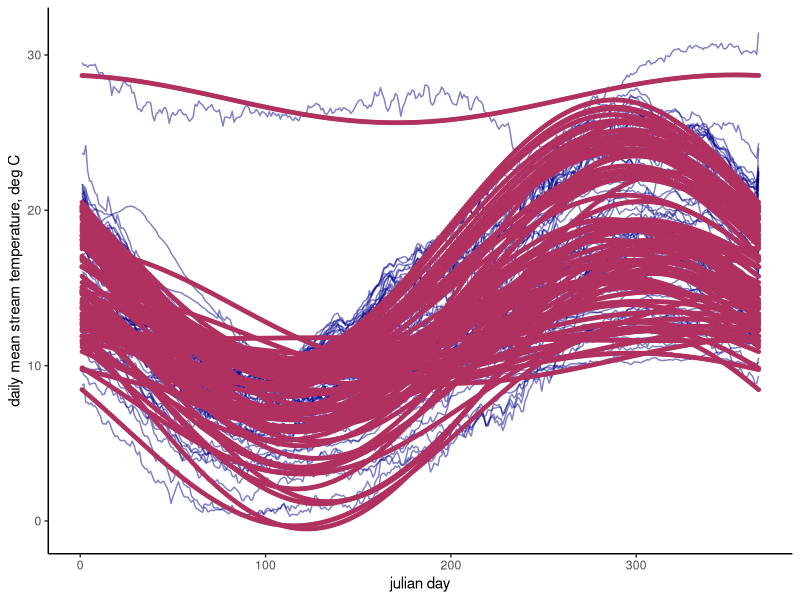
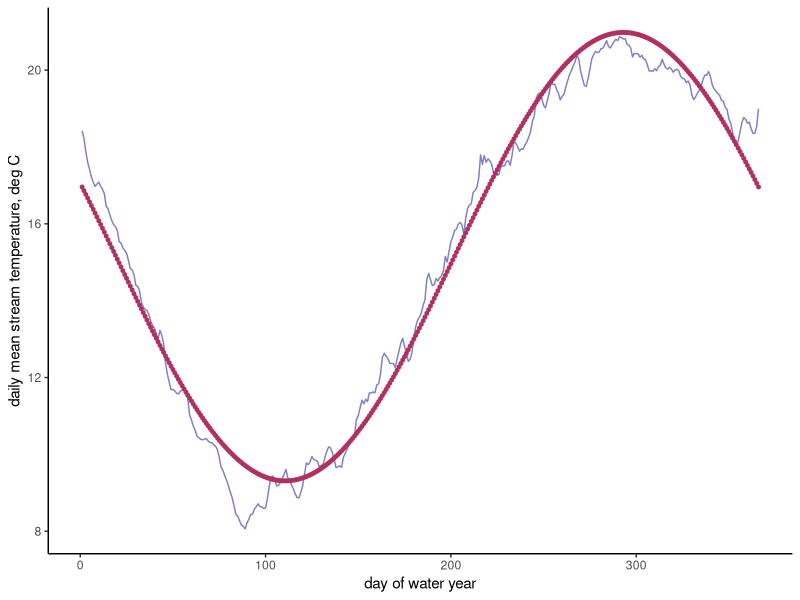
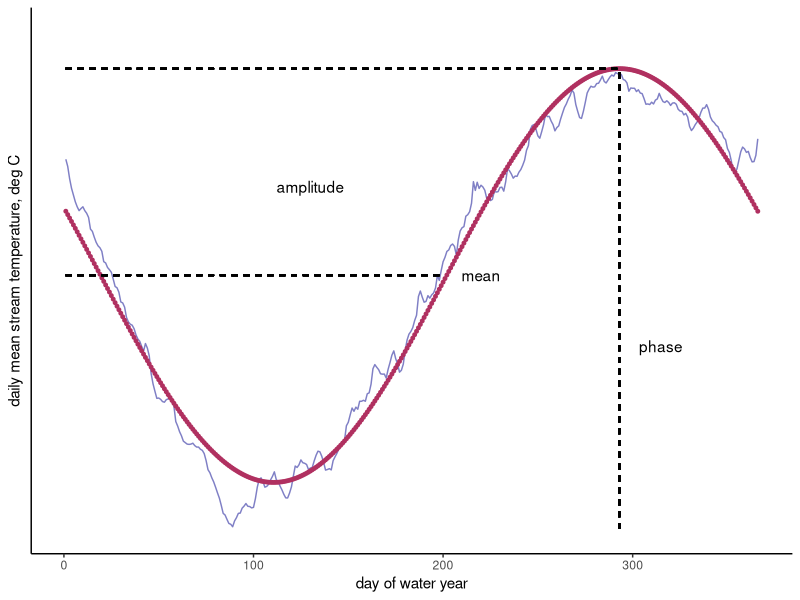
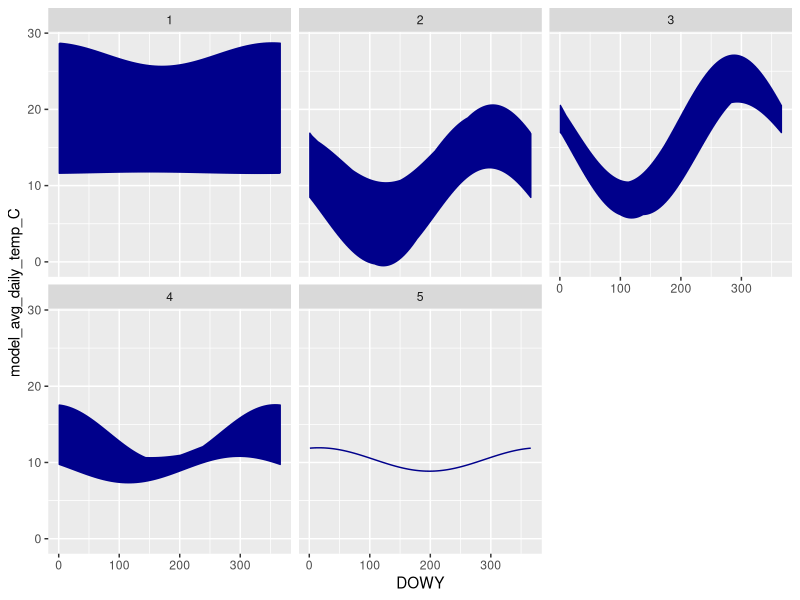
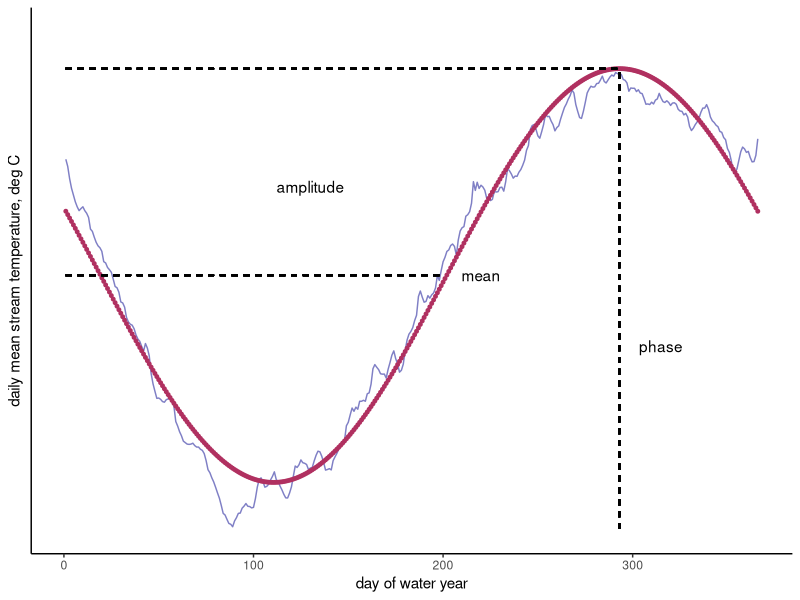

The R script that drew these images, in order:

# Code description --------------------------------------------------------

# This code is to create or tweak figures for Willis, Peek, and Rypel (in development).


# Libraries ---------------------------------------------------------------

library(tidyverse)


# Figure 1: Thermal regime model ------------------------------------------

all_sites_model_data <- read_csv(file = "output/models/thermal_regime_models_daily.csv", col_types = list("c", "i", "n", "n"))

ggplot(data = all_sites_model_data) +
  geom_line(aes(x=DOWY, y = mean_temp_C, group=station_id), color="darkblue", alpha=0.5) +
  geom_point(aes(x=DOWY, y = model_avg_daily_temp_C, group=station_id), color="maroon", size=1)+
  labs(x = "julian day", y = "daily mean stream temperature, deg C") +
  theme_classic()

Sac_11390500_model_data <- all_sites_model_data %>% 
  filter(station_id == 11390500)

ggplot(data = Sac_11390500_model_data) +
  geom_line(aes(x=DOWY, y = mean_temp_C, group=station_id), color="darkblue", alpha=0.5) +
  geom_point(aes(x=DOWY, y = model_avg_daily_temp_C, group=station_id), color="maroon", size=1)+
  labs(x = "day of water year", y = "daily mean stream temperature, deg C") +
  theme_classic()

annual_mean <- mean(Sac_11390500_model_data$model_avg_daily_temp_C)
annual_max <- max(Sac_11390500_model_data$model_avg_daily_temp_C)
amplitude <- annual_max - annual_mean
day_of_annual_max <- Sac_11390500_model_data[Sac_11390500_model_data$model_avg_daily_temp_C == annual_max, 2]

#Still want to add a double-headed arrouw to show the amplitude

ggplot(data = Sac_11390500_model_data) +
  geom_line(aes(x=DOWY, y = mean_temp_C, group=station_id), color="darkblue", alpha=0.5) +
  geom_point(aes(x=DOWY, y = model_avg_daily_temp_C, group=station_id), color="maroon", size=1)+
  geom_segment(aes(x = 293, y = 8, xend = 293, yend = annual_max), linetype = "dashed") +
  geom_segment(aes(x = 1, y = annual_mean, xend = 200, yend = annual_mean), linetype = "dashed") +
  geom_segment(aes(x = 1, y = annual_max, xend = 293, yend = annual_max), linetype = "dashed") +
  ylim(8,22) +
  xlim(1,366) +
  labs(x = "day of water year", y = "daily mean stream temperature, deg C") +
  annotate("text", x = 220, y = annual_mean, label = "mean") +
  annotate("text", x = 130, y = annual_mean+2.5, label = "amplitude") +
  annotate("text", x = 315, y = annual_mean-2, label = "phase") +
  theme_classic() +
  theme(axis.text.y = element_blank(), axis.ticks.y = element_blank())

ggsave("output/figures/Fig_1_thermal_regime_model.jpeg", width = 6, height = 3.5, units = "in", dpi=300)


# Figure 2: Classified thermal regimes and box plots ----------------------

classification_group_results <- read_csv(file = "output/models/classification_group_results.csv")

classification_group_results <- classification_group_results %>% 
  select(station_id, k_5)

merge_models_and_classes <- left_join(all_sites_model_data, classification_group_results)

ggplot(data = merge_models_and_classes) + 
  geom_line(aes(x=DOWY, y=model_avg_daily_temp_C), color="darkblue")+
  facet_wrap(k_5 ~ .)

class_1 <- merge_models_and_classes %>% 
  filter(k_5 == 1)

class_5 <- merge_models_and_classes %>% 
  filter(k_5 == 5)

#Something is wrong here. Big Springs ended up classified with Hot Creek, and Shasta Dam outlet ended up in its own class. Check with Ryan. Also need to fix formatting of color - it's filling, rather than plotting discrete lines.

#Next steps: add box plots
